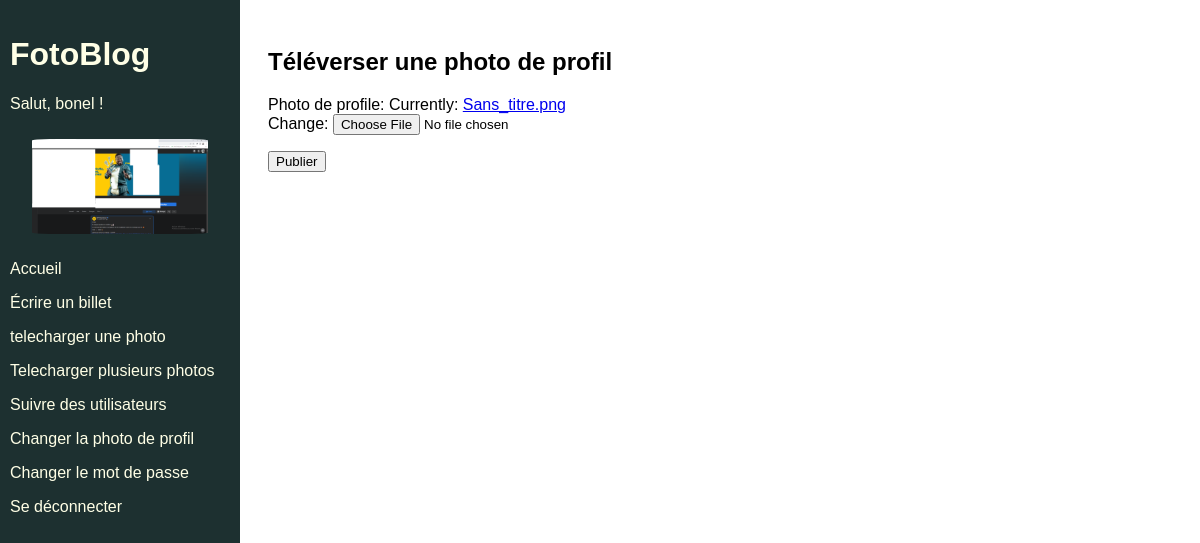
Page /profile-photo/upload/ (signed in) on the committed database.
### authentification/models.py (models this page shows, shortened)
class User(AbstractUser):
    CREATOR = "CREATOR"
    SUBSCRIBER = "SUBSCRIBER"
    ROLE_CHOICE = (
		(CREATOR,'createur'),
		(SUBSCRIBER,'abonné'),
	)
    profile_photo = models.ImageField(verbose_name='photo de profile')
    role = models.CharField(max_length=10, choices= ROLE_CHOICE, verbose_name='Role')
    follows = models.ManyToManyField('self',
                                     limit_choices_to={'role':CREATOR} , symmetrical=False, verbose_name='suit')

### authentification/views.py (the view)
# urls.py: path('profile-photo/upload/', authentification.views.upload_profile_photo,
def upload_profile_photo(request):
    form = forms.UploadProfilePhotoForm(instance= request.user)
    if request.method == 'POST':
        form = forms.UploadProfilePhotoForm(request.POST, request.FILES, instance= request.user)
        if form.is_valid():
            form.save()
            return redirect('home')
    return render(request, 'authentification/upload_profile_photo.html', context={'form': form})

### authentification/forms.py
class UploadProfilePhotoForm(forms.ModelForm):
    class Meta:
        model = get_user_model()
        fields = ('profile_photo', )

### authentification/templates/authentification/upload_profile_photo.html (shortened to what this page needs)
{% extends 'base.html' %}
{% block content %}
    <h2>Téléverser une photo de profil</h2>
    <form method="post" enctype="multipart/form-data">
        {{ form.as_p }}
        <button type="submit" >Publier</button>
    </form>
{% endblock content %}

### templates/base.html (shortened to what this page needs)
{% load static %}
<html>
    <head>
        <link rel="stylesheet" href="{% static 'css/app.css' %}">
    </head>
    <body>
        <div class="sidebar">
            <h1>FotoBlog</h1>
            {% if user.is_authenticated %}
                <p>Salut, {{ user }} !</p>
                {% if user.profile_photo %}
                    <img class="avatar" src={{ user.profile_photo.url }}>
                {% else %}
                    <img class="avatar" src="{% static 'images/default_profile.png'%}">
                {% endif %}
                <p><a href="{% url 'home' %}">Accueil</a></p>
                    <p><a href="{% url 'blog_create' %}">Écrire un billet</a></p>
                    <a href="{% url 'photo_upload' %}">telecharger une photo</a>
                    <p><a href="{% url 'create_multiple_photos' %}">Telecharger plusieurs photos</a></p>
                <p><a href="{% url 'follow-users' %}">Suivre des utilisateurs</a></p>
                <p><a href="{% url 'upload_profile_photo' %}">Changer la photo de profil</a></p>
                <p><a href="{% url 'password_change' %}">Changer le mot de passe</a></p>
                <p><a href="{% url 'logout' %}">Se déconnecter</a></p>
            {% endif %}
        </div>
        <div class="main">
            {% block content %}{% endblock content %}
        </div>
    </body>
</html>

### static/css/app.css (style rules this page uses)
html { font-family: Arial; }
.sidebar { height: 100%; width: 220px; position: fixed; z-index: 1; top: 0; left: 0; background-color: #1d3030; color: #ffffe6; overflow-x: hidden; padding-top: 15px; padding-left: 10px; padding-right: 10px; }
.sidebar a { text-decoration: none; color: #ffffe6; display: block; }
.main { margin-left: 240px; padding: 20px; }
.avatar { width: 80%; border-radius: 10%; display: block; margin: auto; padding-top: 10px; padding-bottom: 10px; }

### rows in the picture
User: username "bonel", profile_photo (picture)
